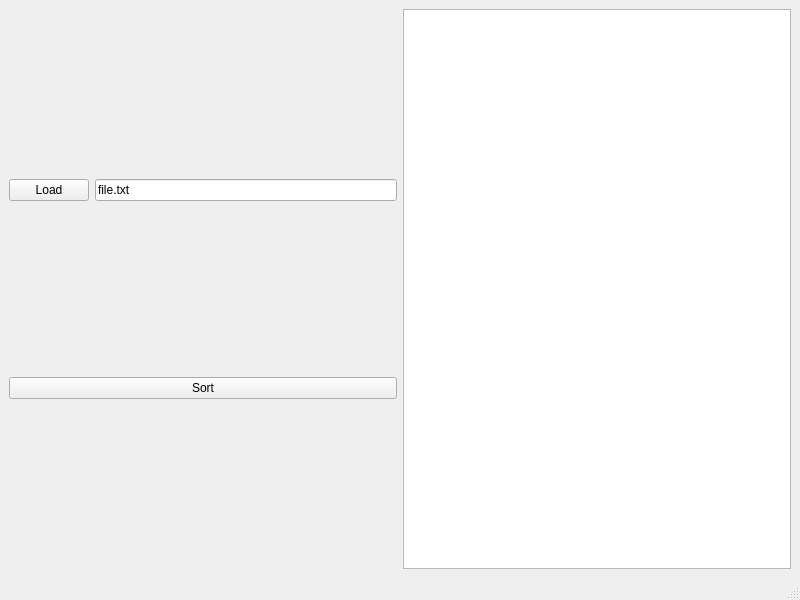
<?xml version="1.0" encoding="UTF-8"?>
<ui version="4.0">
 <class>MainWindow</class>
 <widget class="QMainWindow" name="MainWindow">
  <property name="geometry">
   <rect>
    <x>0</x>
    <y>0</y>
    <width>800</width>
    <height>600</height>
   </rect>
  </property>
  <property name="windowTitle">
   <string>MainWindow</string>
  </property>
  <widget class="QWidget" name="centralwidget">
   <layout class="QHBoxLayout" name="horizontalLayout">
    <item>
     <layout class="QVBoxLayout" name="verticalLayout_2">
      <item>
       <layout class="QHBoxLayout" name="horizontalLayout_2">
        <item>
         <widget class="QPushButton" name="loadButton">
          <property name="text">
           <string>Load</string>
          </property>
         </widget>
        </item>
        <item>
         <widget class="QLineEdit" name="fileEdit">
          <property name="text">
           <string>file.txt</string>
          </property>
         </widget>
        </item>
       </layout>
      </item>
      <item>
       <widget class="QPushButton" name="sortButton">
        <property name="text">
         <string>Sort</string>
        </property>
       </widget>
      </item>
     </layout>
    </item>
    <item>
     <widget class="QTextEdit" name="textEdit"/>
    </item>
   </layout>
  </widget>
  <widget class="QMenuBar" name="menubar">
   <property name="geometry">
    <rect>
     <x>0</x>
     <y>0</y>
     <width>800</width>
     <height>21</height>
    </rect>
   </property>
  </widget>
  <widget class="QStatusBar" name="statusbar"/>
 </widget>
 <resources/>
 <connections/>
</ui>
